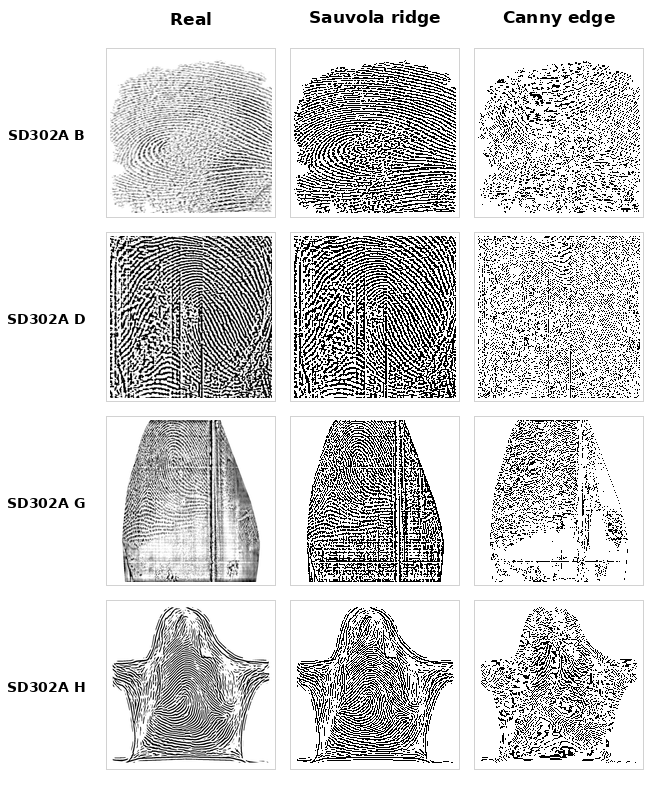
#> input picture figures/ablation_sauvola_vs_canny.png, 658 x 796 px
$ python -i make_sauvola_vs_canny_ablation.py   (imports and definitions only)
#> lines starting #> are read from the running program, lines starting #| are printed output that depends on the picture
#> further down, picture is the input picture: PIL image 658x796 RGB; min 0, max 255, mean 211.5
from __future__ import annotations

import csv
import json
import math
import random
import statistics
from pathlib import Path

from PIL import Image, ImageDraw, ImageFilter, ImageFont, ImageOps


ROOT = Path("/home/nguyenthanhlam")
FIG_ROOT = ROOT / "Fingen/figures"
IMG_ROOT = ROOT / "kaggle_downloads/fingerprint_datasets/sd302a/images/challengers"
SAUVOLA_ROOT = ROOT / "data/ridge_conditions_sauvola_w11_k0007"

SENSORS = list("ABCDEFGH")
SEED = 20260617
PER_SENSOR = 20
CANNY_LOW = 100
CANNY_HIGH = 200
FOREGROUND_THRESHOLD = 248
SMALL_COMPONENT_PX = 32

OUT_FIG = FIG_ROOT / "ablation_sauvola_vs_canny.png"
OUT_CSV = FIG_ROOT / "ablation_sauvola_vs_canny.csv"
OUT_JSON = FIG_ROOT / "ablation_sauvola_vs_canny.json"


# [63 lines left out: functions font, centered_text, foreground_bbox, make_tile, load_condition_pair, active_to_image, not called in this run]


def canny_edges(gray: Image.Image, low: int = CANNY_LOW, high: int = CANNY_HIGH) -> bytearray:
#> called with low = 100, high = 200
    gray = ImageOps.autocontrast(gray.convert("L"), cutoff=0.2).filter(ImageFilter.GaussianBlur(1.0))
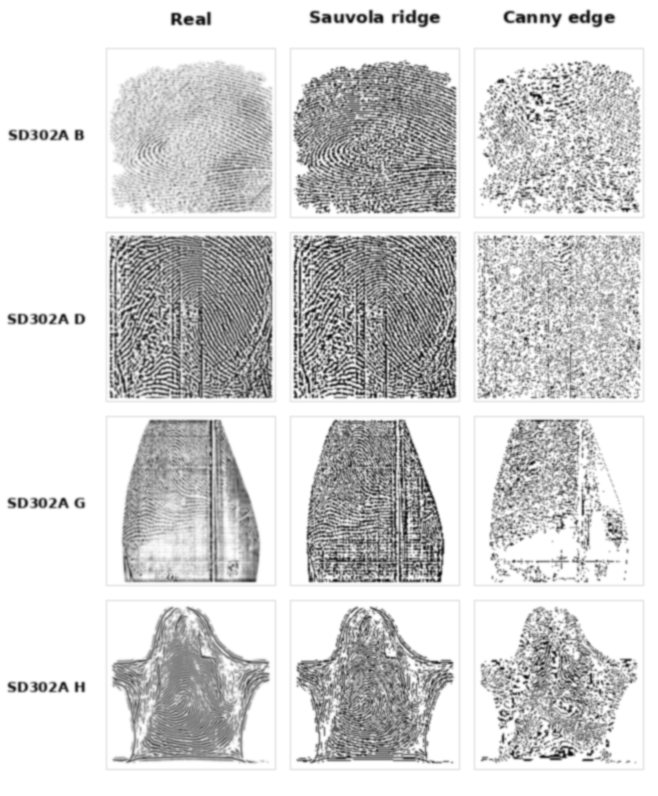
#> gray: PIL image 658x796 L; min 8, max 255, mean 211.3
    width, height = gray.size
#> width = 658; height = 796
    pixels = gray.tobytes()
    total = width * height
#> total = 523768
    magnitude = [0.0] * total
    direction = bytearray(total)

    for y in range(1, height - 1):
        row = y * width
        for x in range(1, width - 1):
            idx = row + x
            a = pixels[idx - width - 1]
            b = pixels[idx - width]
            c = pixels[idx - width + 1]
            d = pixels[idx - 1]
            f = pixels[idx + 1]
            g = pixels[idx + width - 1]
            h = pixels[idx + width]
            k = pixels[idx + width + 1]

            gx = -a + c - 2 * d + 2 * f - g + k
            gy = -a - 2 * b - c + g + 2 * h + k
            mag = math.hypot(gx, gy)
            magnitude[idx] = mag

            abs_x = abs(gx)
            abs_y = abs(gy)
            if abs_y * 2 <= abs_x:
                direction[idx] = 0
            elif abs_x * 2 <= abs_y:
                direction[idx] = 2
            elif gx * gy > 0:
                direction[idx] = 1
            else:
                direction[idx] = 3
#> after the loop, magnitude = 523768 items

    keep = bytearray(total)
    for y in range(1, height - 1):
        row = y * width
        for x in range(1, width - 1):
            idx = row + x
            mag = magnitude[idx]
            if mag < low:
                continue
            sector = direction[idx]
            if sector == 0:
                is_max = mag >= magnitude[idx - 1] and mag >= magnitude[idx + 1]
            elif sector == 2:
                is_max = mag >= magnitude[idx - width] and mag >= magnitude[idx + width]
            elif sector == 1:
                is_max = mag >= magnitude[idx - width - 1] and mag >= magnitude[idx + width + 1]
            else:
                is_max = mag >= magnitude[idx - width + 1] and mag >= magnitude[idx + width - 1]
            if is_max:
                keep[idx] = 1

    edges = bytearray(total)
    stack: list[int] = []
    for idx, value in enumerate(keep):
        if value and magnitude[idx] >= high:
            edges[idx] = 1
            stack.append(idx)
#> after the loop, stack = 54176 items

    while stack:
        idx = stack.pop()
        y, x = divmod(idx, width)
        for yy in (y - 1, y, y + 1):
            if yy < 0 or yy >= height:
                continue
            base = yy * width
            for xx in (x - 1, x, x + 1):
                if xx < 0 or xx >= width or (xx == x and yy == y):
                    continue
                n_idx = base + xx
                if keep[n_idx] and not edges[n_idx]:
                    edges[n_idx] = 1
                    stack.append(n_idx)
#> this loop made 79596 passes
#> (idx, y, x) on passes 1 to 3: (502681, 763, 627), (502022, 762, 626), (502680, 763, 626)
#> after the loop, stack = []

    return edges


def foreground_mask(gray: Image.Image) -> bytearray:
    return bytearray(1 if value < FOREGROUND_THRESHOLD else 0 for value in gray.convert("L").tobytes())


def binary_active(img: Image.Image) -> bytearray:
    return bytearray(1 if value < 128 else 0 for value in img.convert("L").tobytes())


# [235 lines left out: functions interior_support, component_stats, measure, collect_samples, summarize, write_outputs and 2 more, not called in this run]


# [2 lines not run here, left out]

>>> from PIL import Image
>>> picture = Image.open('../figures/ablation_sauvola_vs_canny.png')
>>> result = canny_edges(picture)
